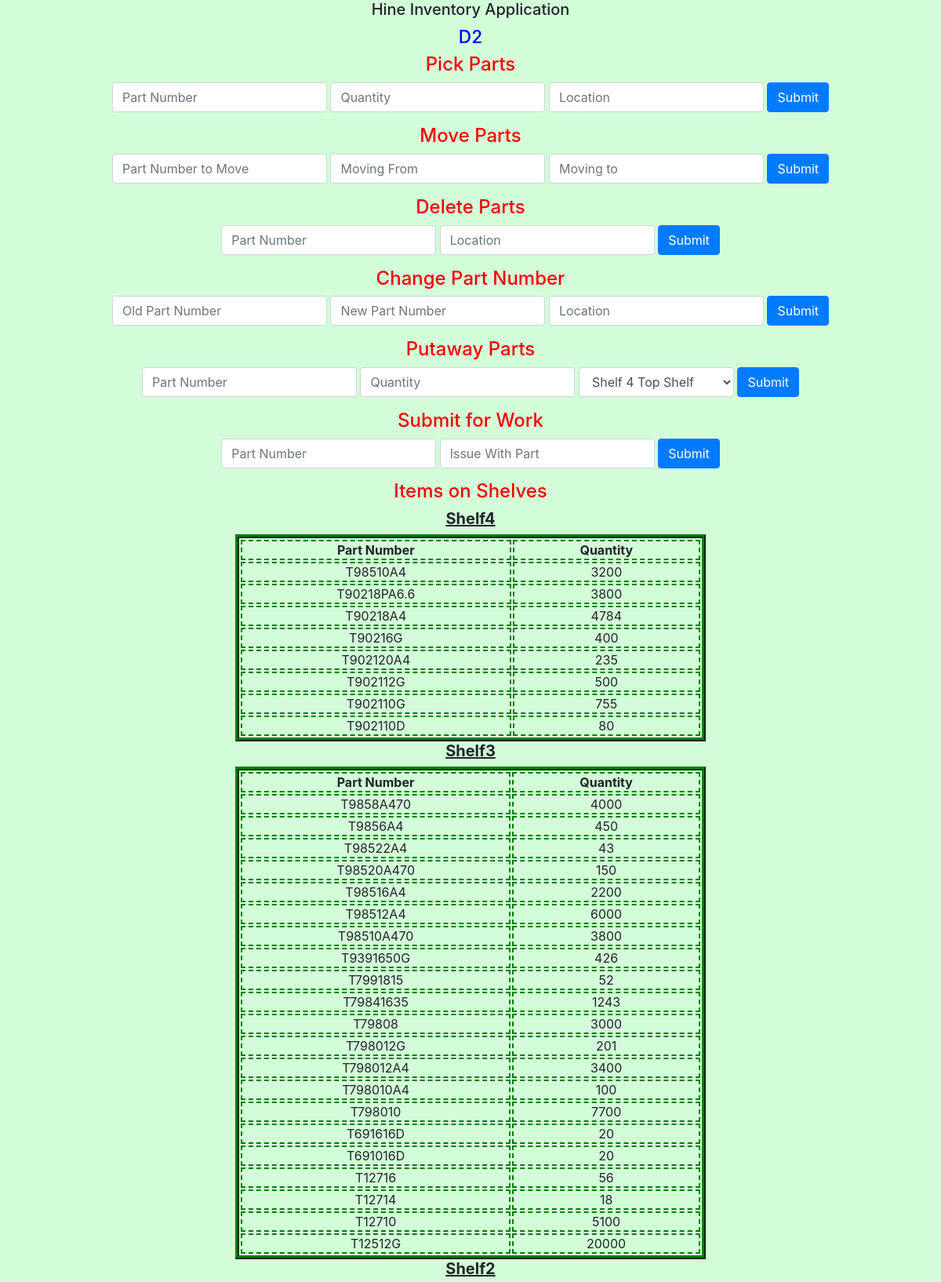
Page /Sections/D/D2.php (upper part) on the committed database.
### tables this page shows
CREATE TABLE `parts` (
  `id` int(11) NOT NULL AUTO_INCREMENT,
  `partNumber` varchar(25) DEFAULT NULL,
  `location` varchar(25) DEFAULT NULL,
  `qty` int(11) DEFAULT NULL,
  `todowork` tinyint(1) DEFAULT '0',
  `problemDesc` varchar(60) DEFAULT NULL,
  PRIMARY KEY (`id`)
);

### NewFile.php (called while the page is built, shortened)
<?php
class NewFile
{
    public static function establishConnection()
    {
        $hostname = "localhost";
        $dbusername = $_SESSION['Username'];
        $dbpass = $_SESSION['Password'];
        $dbname = "hine";
        $connect = mysqli_connect($hostname, $dbusername, $dbpass, $dbname);
        return $connect;
    }
}
?>

### Sections/D/D2.php (the view, shortened to what this page needs)
<html>
<body class="bodyBackground">
<head>
<link rel="stylesheet" type="text/css" href="../../css/bootstrap.css">
</head>
<h1 class="centering" style="font-size: 15pt; height: 25px">Hine
	Inventory Application</h1>
<h2 style='color: blue; font-size: 17pt;'>D2</h2>
<div class='centering'>
	<h4>Pick Parts</h4>
	<div class="row">
		<form class="form-inline nowrap justify-content-center" method='post'>
			<input class="form-control" type='text' name='PartNumPick'
				placeholder='Part Number'>&nbsp; <input class="form-control"
				type='number' name='QuantityPick' placeholder='Quantity'>&nbsp; <input
				class="form-control" type='text' name='LocationPick'
				placeholder='Location'>&nbsp; <input class="btn btn-primary"
				value="Submit" type='submit' name='SubmitPicks'>
		</form>
	</div>
	<h4>Move Parts</h4>
	<div class="row">
		<form class="form-inline nowrap justify-content-center" method='post'>
			<input class="form-control" type='text' name='PartNumFromMove'
				placeholder='Part Number to Move'>&nbsp; <input class="form-control"
				type='text' name='LocationFromMove' placeholder='Moving From'>&nbsp;
			<input class="form-control" type='text' name='LocationToMove'
				placeholder='Moving to'>&nbsp; <input class="btn btn-primary"
				value="Submit" type='submit' name='SubmitMove'>
		</form>
	</div>
	<h4>Delete Parts</h4>
	<div class="row">
		<form class="form-inline nowrap justify-content-center" method='post'>
			<input class="form-control" type='text' name='PartNumDelete'
				placeholder='Part Number'>&nbsp; <input class="form-control"
				type='text' name='LocationDelete' placeholder='Location'>&nbsp; <input
				class="btn btn-primary" value="Submit" type='submit'
				name='SubmitDelete'>
		</form>
	</div>
	<h4>Change Part Number</h4>
	<div class="row">
		<form class="form-inline nowrap justify-content-center" method='post'>
			<input class="form-control" type='text' name='PartNumToChange'
				placeholder='Old Part Number'>&nbsp; <input class="form-control"
				type='text' name='NewPartNum' placeholder='New Part Number'>&nbsp; <input
				class="form-control" type='text' name='PartLocation'
				placeholder='Location'>&nbsp; <input class="btn btn-primary"
				value="Submit" type='submit' name='SubmitChange'>
		</form>
	</div>
	<h4>Putaway Parts</h4>
	<div class="row">
		<form class="form-inline nowrap justify-content-center" method="post">
			<input class="form-control" type='text' name='partNum'
				placeholder='Part Number'>&nbsp; <input class="form-control"
				type='text' name='quantity' placeholder='Quantity'> &nbsp;<select
				class="form-control" name="shelfNum">
				<option style="width: 100px;" value='Shelf4'>Shelf 4 Top Shelf</option>
			</select> &nbsp; <input class="btn btn-primary" value="Submit"
				type='submit' name='submitPut' placeholder='submit'>
		</form>
</div>
<div style="height: 15px; text-align: center;">
	<h4>Submit for Work</h4>
	<div class="row">
		<form class="form-inline nowrap justify-content-center" method="post">
			<input class="form-control" type='text' name='PartNumToWork' placeholder='Part Number'>&nbsp;
			<input class="form-control" type="text" name="problem" placeholder="Issue With Part">&nbsp;
			<input class="btn btn-primary" value="Submit" type='submit' name='SubmitWork' placeholder='submit'>
		</form>
	</div>
</div>
</div>
<div style="height: 75px;"></div>
<div>
	<h4>Items on Shelves</h4>
	<?php
echo "<center>";
function printTable($shelf, $j)
{
    $query = "SELECT id, partNumber, SUM(qty) AS qty FROM parts WHERE location=CONCAT('D2Shelf', '$j') GROUP BY partNumber ORDER BY partNumber DESC";
    $result = mysqli_query(NewFile::establishConnection(), $query);
    if ($shelf == "Shelf" . $j) {
        if (mysqli_num_rows($result) > 0) {
            echo "<table class='tableForShelves'>";
            echo "<tbody>";
            echo "<tr>";
            echo "<th>Part Number</th>";
            echo "<th>Quantity</th>";
            echo "</tr>";
            while ($row = mysqli_fetch_array($result)) {
                echo "<tr>";
                echo "<td id=$row[partNumber]>" . $row['partNumber'] . "</td>" . "<td>" . $row['qty'] . "</td>";
                echo "</tr>";
            }
            echo "</tbody>";
            echo "</table>";
        }
    }
}
for ($i = 4; $i > 0; $i --) {
    $shelfNumberPrint = "Shelf" . $i;
    echo "<h5 style='text-decoration: underline; font-weight: bold;'>$shelfNumberPrint</h5>";
    printTable($shelfNumberPrint, $i);
}
echo "</center>";
?>
</div>
</body>
</html>

### rows in the picture
parts: partNumber "T98510A4", qty "3200"
parts: partNumber "T90218PA6.6", qty "3800"
parts: partNumber "T90218A4", qty "4784"
parts: partNumber "T90216G", qty "400"
parts: partNumber "T902120A4", qty "235"
parts: partNumber "T902112G", qty "500"
parts: partNumber "T902110G", qty "755"
parts: partNumber "T902110D", qty "80"
parts: partNumber "T9858A470", qty "4000"
parts: partNumber "T9856A4", qty "450"
parts: partNumber "T98522A4", qty "43"
parts: partNumber "T98520A470", qty "150"
parts: partNumber "T98516A4", qty "2200"
parts: partNumber "T98512A4", qty "6000"
parts: partNumber "T98510A470", qty "3800"
parts: partNumber "T9391650G", qty "426"
parts: partNumber "T7991815", qty "52"
parts: partNumber "T79841635", qty "1243"
parts: partNumber "T79808", qty "3000"
parts: partNumber "T798012G", qty "201"
parts: partNumber "T798012A4", qty "3400"
parts: partNumber "T798010A4", qty "100"
parts: partNumber "T798010", qty "7700"
parts: partNumber "T691616D", qty "20"
parts: partNumber "T691016D", qty "20"
parts: partNumber "T12716", qty "56"
parts: partNumber "T12714", qty "18"
parts: partNumber "T12710", qty "5100"
parts: partNumber "T12512G", qty "20000"

### other values in the picture
$shelfNumberPrint "Shelf4"
$shelfNumberPrint "Shelf3"
$shelfNumberPrint "Shelf2"
